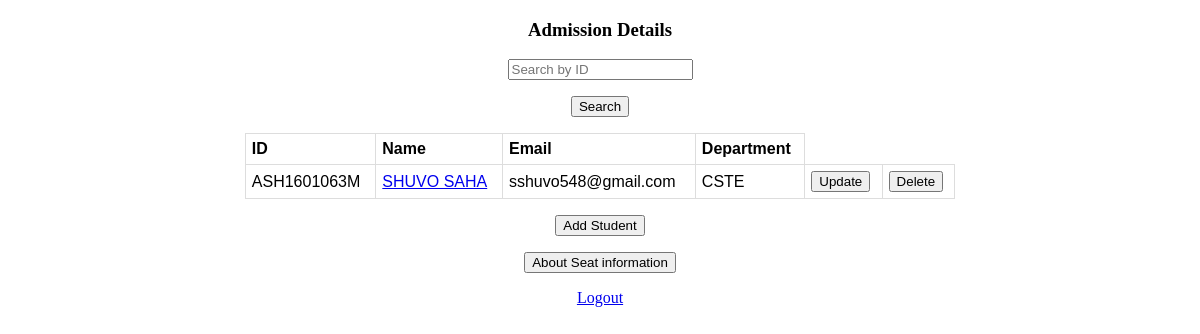
Before: /home (signed in) with the older database file.
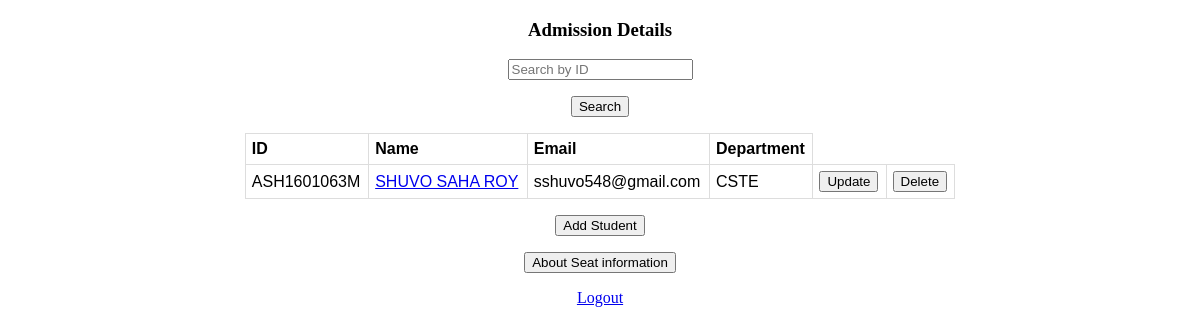
After: the same page with the newer database file.
### main_app/models.py (models this page shows, shortened)
class Students(db.Model):
    admission_num = db.Column(db.Integer, primary_key=True)
    id = db.Column(db.String(15), unique=True, nullable=False)
    name = db.Column(db.String(80), nullable=False)
    email = db.Column(db.String(120), unique=True, nullable=False)
    image_file = db.Column(db.String(20), nullable=False, default='default.jpg')
    department = db.Column(db.String(80), db.ForeignKey('departments.department_name'), nullable=False)

### main_app/routes.py (the view, shortened to what this page needs)
@app.route('/home',methods=['GET','POST'])
def home():
    if current_user.is_authenticated:
        students = Students.query.order_by(Students.admission_num.desc()).all()
        return render_template('home.html',students = students)
    else:
        flash(f"You have to Login First.")
        return redirect('/')

### main_app/models.py (called while the page is built)
@login_manager.user_loader
def load_user(user_id):
    return Users.query.get(int(user_id))

### main_app/templates/home.html (shortened to what this page needs)
{% extends "layout.html" %}
{% block content %}
<body>
    <center>
        <div>
            <h3>Admission Details</h3>
            <form action = "" method = "POST">
                 <p><input type = 'text' placeholder="Search by ID" name = 'search_box'/></p>
                 <p><input type = 'submit' value = 'Search'/></p>
             </form>
            <table class="table">
          <thead>
            <tr>
              <th>ID</th>
              <th>Name</th>
              <th>Email</th>
              <th>Department</th>
            </tr>
          </thead>
          <tbody>
            {% for student in students %}
            <tr>
              <td>{{student.id}}</td>
              <td><a href="{{url_for('profile', profile=student.name)}}">{{student.name}}</a></td>
              <td>{{student.email}}</td>
              <td>{{student.department}}</td>
              <td><a href="{{url_for('update_info', admission_id=student.admission_num)}}"><button>Update</button></a></td>
              <td><a href="{{url_for('delete_student', admission_id=student.admission_num)}}"><button>Delete</button></a></td>
            </tr>
            {% endfor %}
          </tbody>
        </table>
            <p><a href="/student_info"><button>Add Student</button></a></p>
            <p><a href="{{url_for('seat_details')}}"><button>About Seat information</button></a></p>
           <p><a href="{{url_for('logout')}}">Logout</a></p>
        </div>
    </center>
</body>
{% endblock content %}

### main_app/templates/layout.html (shortened to what this page needs)
<!DOCTYPE html>
<html lang="en">
<head>
    <link rel="stylesheet" type="text/css" href="{{url_for('static',filename='main.css')}}">
</head>
<body>
    {% block content %}
    {% endblock %}
</body>
</html>

### main_app/static/main.css (style rules this page uses)
table { font-family: arial, sans-serif; border-collapse: collapse; width: 60%; }
td, th { border: 0.5px solid #dddddd; text-align: left; padding: 6px; }

Changed rows visible on the page:
changed Students "ASH1601063M": name "SHUVO SAHA" → "SHUVO SAHA ROY"
